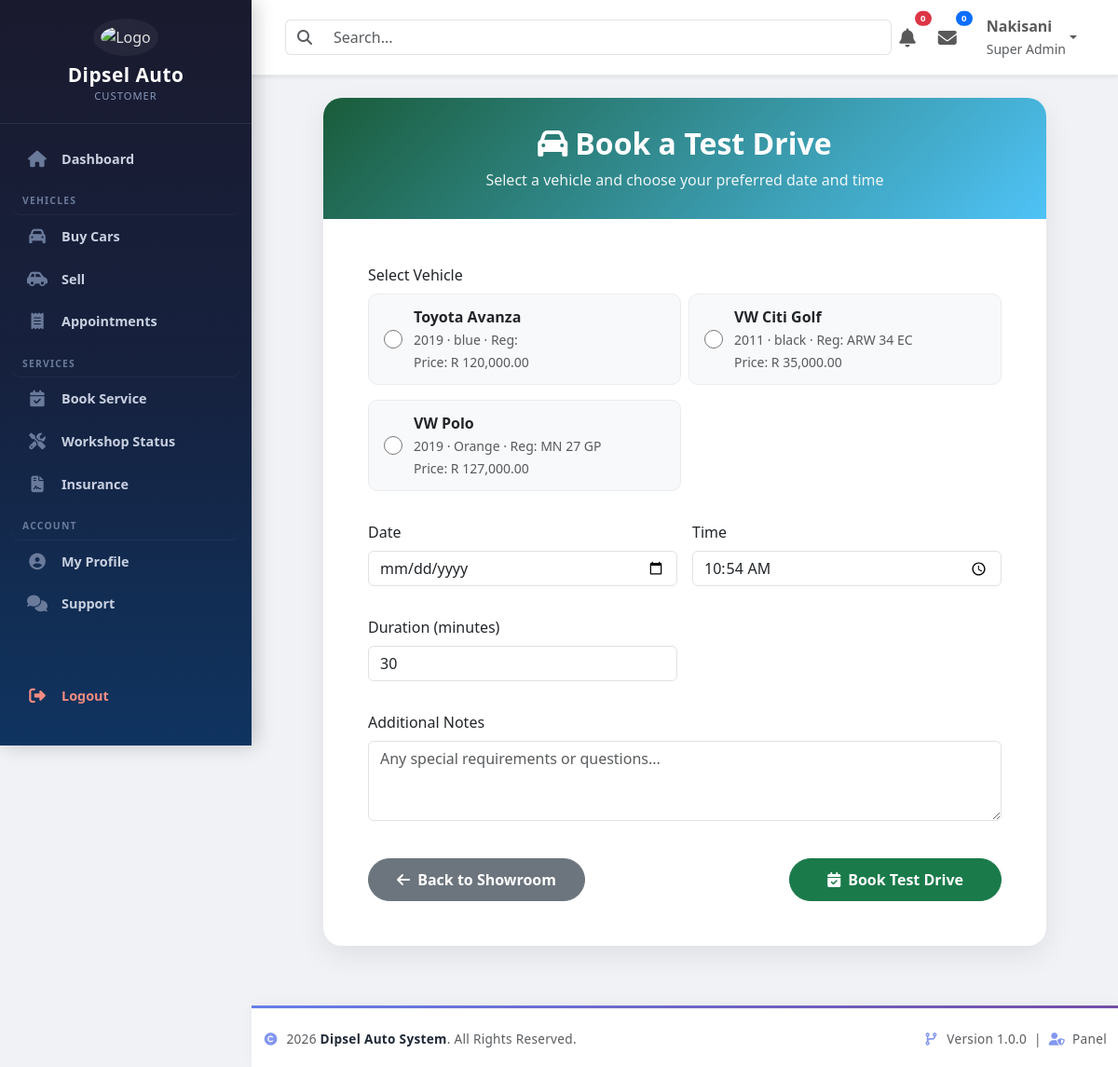
The app's page /customerDashboard/vehicles_sales/test_drive_book.php (signed in) with its own data.
### tables this page shows
CREATE TABLE `persons` (
  `person_id` int(11) NOT NULL,
  `uuid` char(36) NOT NULL,
  `first_name` varchar(100) NOT NULL,
  `middle_name` varchar(100) DEFAULT NULL,
  `last_name` varchar(100) NOT NULL,
  `gender` enum('Male','Female','Other') NOT NULL,
  `date_of_birth` date DEFAULT NULL,
  `id_number` varchar(20) DEFAULT NULL,
  `passport_number` varchar(30) DEFAULT NULL,
  `phone` varchar(20) NOT NULL,
  `email` varchar(150) NOT NULL,
  `password` varchar(255) NOT NULL,
  `profile_photo` varchar(255) DEFAULT NULL,
  `country` varchar(100) DEFAULT 'South Africa',
  `province` varchar(100) DEFAULT NULL,
  `city` varchar(100) DEFAULT NULL,
  `address` text DEFAULT NULL,
  `postal_code` varchar(20) DEFAULT NULL,
  `role` enum('Customer','Employee','Admin','SuperAdmin') NOT NULL DEFAULT 'Customer',
  `status` enum('Active','Inactive','Suspended') NOT NULL DEFAULT 'Active',
  `email_verified` tinyint(1) DEFAULT 0,
  `last_login` datetime DEFAULT NULL,
  `created_at` timestamp NULL DEFAULT current_timestamp(),
  `updated_at` timestamp NULL DEFAULT current_timestamp() ON UPDATE current_timestamp(),
  `reset_token` varchar(255) DEFAULT NULL,
  `reset_token_expiry` datetime DEFAULT NULL
);

CREATE TABLE `vehicles` (
  `vehicle_id` int(11) NOT NULL,
  `seller_person_id` int(11) NOT NULL,
  `vehicle_source` enum('Dealership','Customer','Trade-In','Consignment') NOT NULL DEFAULT 'Dealership',
  `current_owner_person_id` int(11) DEFAULT NULL,
  `current_location` enum('Showroom','Workshop','Storage','Delivered','Customer') NOT NULL DEFAULT 'Showroom',
  `advertised` enum('Yes','No') NOT NULL DEFAULT 'Yes',
  `available_for_sale` enum('Yes','No') NOT NULL DEFAULT 'Yes',
  `purchase_date` date DEFAULT NULL,
  `purchase_price` decimal(12,2) DEFAULT NULL,
  `acquisition_type` enum('Purchased','Trade-In','Consignment','Customer Vehicle') DEFAULT 'Purchased',
  `stock_number` varchar(30) NOT NULL,
  `vin` varchar(50) NOT NULL,
  `registration_number` varchar(30) DEFAULT NULL,
  `make` varchar(100) NOT NULL,
  `model` varchar(100) NOT NULL,
  `variant` varchar(100) DEFAULT NULL,
  `manufacture_year` year(4) NOT NULL,
  `price` decimal(12,2) NOT NULL,
  `mileage` int(11) DEFAULT 0,
  `colour` varchar(50) DEFAULT NULL,
  `body_type` enum('Sedan','Hatchback','SUV','Coupe','Convertible','Wagon','Single Cab','Double Cab','Van','Truck','Bus','Other') NOT NULL,
  `fuel_type` enum('Petrol','Diesel','Hybrid','Electric','Plug-in Hybrid','Other') NOT NULL,
  `transmission` enum('Manual','Automatic','CVT','Semi-Automatic') NOT NULL,
  `drivetrain` enum('FWD','RWD','AWD','4WD') DEFAULT 'FWD',
  `engine_size` varchar(20) DEFAULT NULL,
  `engine_number` varchar(50) DEFAULT NULL,
  `doors` tinyint(4) DEFAULT 4,
  `seats` tinyint(4) DEFAULT 5,
  `condition_type` enum('New','Used','Demo') NOT NULL,
  `service_history` enum('Full','Partial','None') DEFAULT 'None',
  `accident_history` enum('No','Yes') DEFAULT 'No',
  `damage_status` enum('None','Minor','Moderate','Major','Write-Off') DEFAULT 'None',
  `damage_description` text DEFAULT NULL,
  `roadworthy` enum('Yes','No') DEFAULT 'Yes',
  `warranty` enum('Yes','No') DEFAULT 'No',
  `description` text DEFAULT NULL,
  `views` int(11) DEFAULT 0,
  `featured` enum('Yes','No') DEFAULT 'No',
  `status` enum('Available','Reserved','Sold','Hidden') DEFAULT 'Available',
  `created_at` timestamp NOT NULL DEFAULT current_timestamp(),
  `updated_at` timestamp NOT NULL DEFAULT current_timestamp() ON UPDATE current_timestamp()
);

### includes/auth.php (called while the page is built, shortened)
<?php
require_once __DIR__ . '/../config/database.php';
$sql = "
SELECT
    p.*,
    a.admin_id,
    a.admin_level,
    a.admin_number
FROM persons p
LEFT JOIN admins a
    ON p.person_id = a.person_id
WHERE p.person_id = ?
LIMIT 1
";
$stmt = $pdo->prepare($sql);
$stmt->execute([$_SESSION['person_id']]);
$currentUser = $stmt->fetch(PDO::FETCH_ASSOC);

### customerDashboard/vehicles_sales/test_drive_book.php (the view, shortened to what this page needs)
<?php
require_once '../../includes/auth.php';
require_once '../../config/database.php';
$preselectedVehicleId = isset($_GET['vehicle_id']) ? (int)$_GET['vehicle_id'] : 0;
$stmt = $pdo->query("
    SELECT vehicle_id, make, model, registration_number, price, colour, manufacture_year
    FROM vehicles
    WHERE status = 'Available' AND available_for_sale = 'Yes'
    ORDER BY make, model
");
$vehicles = $stmt->fetchAll(PDO::FETCH_ASSOC);
$today = date('Y-m-d');
?>
<!DOCTYPE html>
<html lang="en">
<head>
    <link href="https://cdn.jsdelivr.net/npm/bootstrap@5.3.3/dist/css/bootstrap.min.css" rel="stylesheet">
    <link rel="stylesheet" href="https://cdnjs.cloudflare.com/ajax/libs/font-awesome/6.7.2/css/all.min.css">
</head>
<body>
<?php include '../../includes/sidebar.php'; ?>
<div class="dashboard-wrapper">
    <?php include '../../includes/navbar.php'; ?>
    <div class="container py-4 page-wrapper">
        <div class="page-card card">
            <div class="page-header">
                <h2><i class="fas fa-car me-2"></i>Book a Test Drive</h2>
                <p>Select a vehicle and choose your preferred date and time</p>
            </div>
            <div class="card-body p-4 p-md-5">
                <?php if (empty($vehicles)): ?>
                    <div class="text-center py-5">
                        <i class="fas fa-car-side fa-3x text-muted mb-3"></i>
                        <p class="text-muted">No vehicles are currently available for test drives.</p>
                        <a href="../vehicle_sales/index.php" class="btn btn-back"><i class="fas fa-arrow-left me-1"></i> Back to Showroom</a>
                    </div>
                <?php else: ?>
                    <form method="POST" id="testDriveForm">
                        <div class="mb-4">
                            <label class="form-label required">Select Vehicle</label>
                            <div class="row g-2">
                                <?php foreach ($vehicles as $v): ?>
                                    <?php $checked = ($preselectedVehicleId === (int)$v['vehicle_id']) ? 'checked' : ''; ?>
                                    <div class="col-md-6">
                                        <div class="vehicle-option <?= $checked ? 'selected' : '' ?>">
                                            <input type="radio" name="vehicle_id" value="<?= $v['vehicle_id'] ?>" id="vehicle_<?= $v['vehicle_id'] ?>" <?= $checked ?> required>
                                            <label for="vehicle_<?= $v['vehicle_id'] ?>" class="vehicle-details">
                                                <strong><?= htmlspecialchars($v['make'] . ' ' . $v['model']) ?></strong>
                                                <br><small class="text-muted">
                                                    <?= htmlspecialchars($v['manufacture_year']) ?> ·
                                                    <?= htmlspecialchars($v['colour']) ?> ·
                                                    Reg: <?= htmlspecialchars($v['registration_number'] ?? 'N/A') ?>
                                                    <br>Price: R <?= number_format($v['price'], 2) ?>
                                                </small>
                                            </label>
                                        </div>
                                    </div>
                                <?php endforeach; ?>
                            </div>
                        </div>
                        <div class="row g-3">
                            <div class="col-md-6">
                                <div class="mb-3">
                                    <label class="form-label required">Date</label>
                                    <input type="date" name="test_drive_date" class="form-control" min="<?= $today ?>" required>
                                </div>
                            </div>
                            <div class="col-md-6">
                                <div class="mb-3">
                                    <label class="form-label required">Time</label>
                                    <input type="time" name="test_drive_time" class="form-control" required>
                                </div>
                            </div>
                            <div class="col-md-6">
                                <div class="mb-3">
                                    <label class="form-label">Duration (minutes)</label>
                                    <input type="number" name="duration_minutes" class="form-control" value="30" min="15" step="5">
                                </div>
                            </div>
                            <div class="col-md-12">
                                <div class="mb-3">
                                    <label class="form-label">Additional Notes</label>
                                    <textarea name="customer_notes" class="form-control" rows="3" placeholder="Any special requirements or questions..."></textarea>
                                </div>
                            </div>
                        </div>
                        <div class="d-flex justify-content-between mt-4">
                            <a href="../vehicle_sales/index.php" class="btn btn-back"><i class="fas fa-arrow-left me-1"></i> Back to Showroom</a>
                            <button type="submit" class="btn btn-green">
                                <i class="fas fa-calendar-check me-2"></i>Book Test Drive
                            </button>
                        </div>
                    </form>
                <?php endif; ?>
            </div>
        </div>
    </div>
    <?php include '../../includes/footer.php'; ?>
</body>
</html>

### includes/navbar.php (shortened to what this page needs)
<nav class="navbar navbar-expand-lg bg-white shadow-sm sticky-top px-4 py-2">
    <div class="container-fluid">
        <form class="d-flex flex-grow-1">
            <div class="input-group">
                <span class="input-group-text bg-white border-end-0">
                    <i class="fas fa-search text-muted"></i>
                </span>
                <input
                    type="search"
                    class="form-control border-start-0"
                    placeholder="Search..."
                >
            </div>
        </form>
        <ul class="navbar-nav ms-auto align-items-center">
            <li class="nav-item dropdown me-2">
                <a class="nav-link position-relative" href="#" data-bs-toggle="dropdown">
                    <i class="fas fa-bell fa-lg"></i>
                    <span class="badge rounded-pill bg-danger position-absolute top-0 start-100 translate-middle">
                        0
                    </span>
                </a>
            </li>
            <li class="nav-item dropdown me-3">
                <a class="nav-link position-relative" href="#" data-bs-toggle="dropdown">
                    <i class="fas fa-envelope fa-lg"></i>
                    <span class="badge rounded-pill bg-primary position-absolute top-0 start-100 translate-middle">
                        0
                    </span>
                </a>
            </li>
            <li class="nav-item dropdown">
                <a class="nav-link dropdown-toggle d-flex align-items-center"
                   href="#"
                   data-bs-toggle="dropdown">
                    <div class="d-none d-sm-block">
                        <strong>
                            <?= htmlspecialchars($currentUser['first_name']) ?>
                        </strong>
                        <br>
                        <small class="text-muted">
                            <?= htmlspecialchars($currentUser['admin_level'] ?? 'Super Admin') ?>
                        </small>
                    </div>
                </a>
            </li>
        </ul>
    </div>
</nav>

### customerDashboard/vehicles_sales/test_drive_book.php (style rules this page uses)
body { background: #f0f2f5; font-family: 'Segoe UI', Tahoma, Geneva, Verdana, sans-serif; }
.dashboard-wrapper { margin-left: 270px; min-height: 100vh; background: #f0f2f5; transition: all 0.3s; }
.page-wrapper { max-width: 800px; margin: 0 auto; }
.page-card { border: none; border-radius: 20px; box-shadow: 0 10px 30px rgba(0,0,0,0.08); overflow: hidden; }
.page-header { background: linear-gradient(135deg, #1a5c3a, #4fc3f7); padding: 30px; text-align: center; color: #fff; }
.page-header h2 { font-weight: 600; }
.page-header p { opacity: 0.9; margin-bottom: 0; }
.form-label { font-weight: 500; }
.btn-green { background: #1a7a4a; border-color: #1a7a4a; color: #fff; border-radius: 50px; padding: 10px 40px; font-weight: 600; touch-action: manipulation; }
.btn-back { background: #6c757d; border-color: #6c757d; color: #fff; border-radius: 50px; padding: 10px 30px; font-weight: 600; touch-action: manipulation; }
.vehicle-option { padding: 12px 16px; border: 1px solid #e9ecef; border-radius: 10px; margin-bottom: 8px; background: #f8f9fa; transition: background 0.2s; cursor: pointer; min-height: 55px; display: flex; align-items: center; }
.vehicle-option input[type="radio"] { margin-right: 12px; width: 20px; height: 20px; flex-shrink: 0; }
.vehicle-option .vehicle-details { display: inline-block; }

### includes/navbar.php (style rules this page uses)
.navbar { background:#fff; border-bottom:1px solid #ececec; z-index:1040; }
.navbar .form-control { box-shadow:none; }
.badge { font-size:.6rem; }

### records on screen
persons: first_name "Nakisani"
vehicles: make+model "Toyota Avanza", manufacture_year "2019", colour "blue", price "120,000.00"
vehicles: make+model "VW Citi Golf", manufacture_year "2011", colour "black", registration_number "ARW 34 EC", price "35,000.00"
vehicles: make+model "VW Polo", manufacture_year "2019", colour "Orange", registration_number "MN 27 GP", price "127,000.00"

### other values on screen
$userRole "CUSTOMER"
$item['label'] "Dashboard"
$section['title'] "VEHICLES"
$item['label'] "Buy Cars"
$item['label'] "Sell"
$item['label'] "Appointments"
$section['title'] "SERVICES"
$item['label'] "Book Service"
$item['label'] "Workshop Status"
$item['label'] "Insurance"
$section['title'] "ACCOUNT"
$item['label'] "My Profile"
$item['label'] "Support"
$item['label'] "Logout"
$currentUser['admin_level'] "Super Admin"
